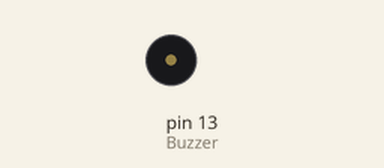
Simulated run of this sketch. Board: Arduino Uno, built with avr-gcc and run on an emulated ATmega328P. Shown: buzzer (waves = sounding).

Above: at 0.6 s.
Timing chart, 0 to 3.0 s (numbered marks = the images above):
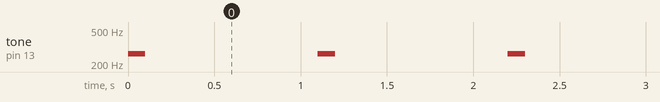

Measured:
- by itself, tone on pin 13 (Buzzer): alternates 264 Hz for 0.10 s and silent for 1.0 s

The sketch:

Monotone_Buzzer.ino
```cpp
int Buzzer = 13;

void setup(){
pinMode(Buzzer, OUTPUT);
}

void loop(){
monotone();
delay(100);
silent();
delay(1000);
}

void monotone(){
tone(Buzzer, 264);
}

void silent(){
noTone(Buzzer);
}
```
